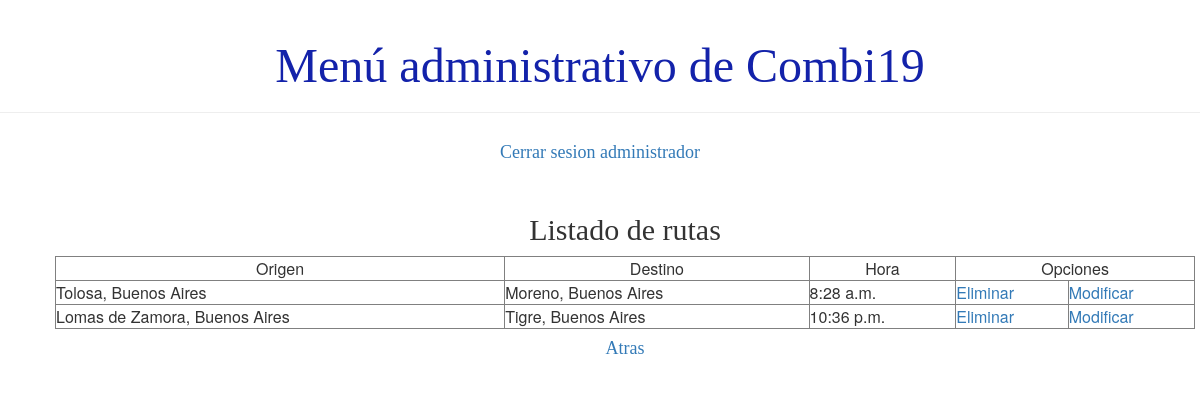
Page /usuario/listaRuta (signed in) on the earlier database version.
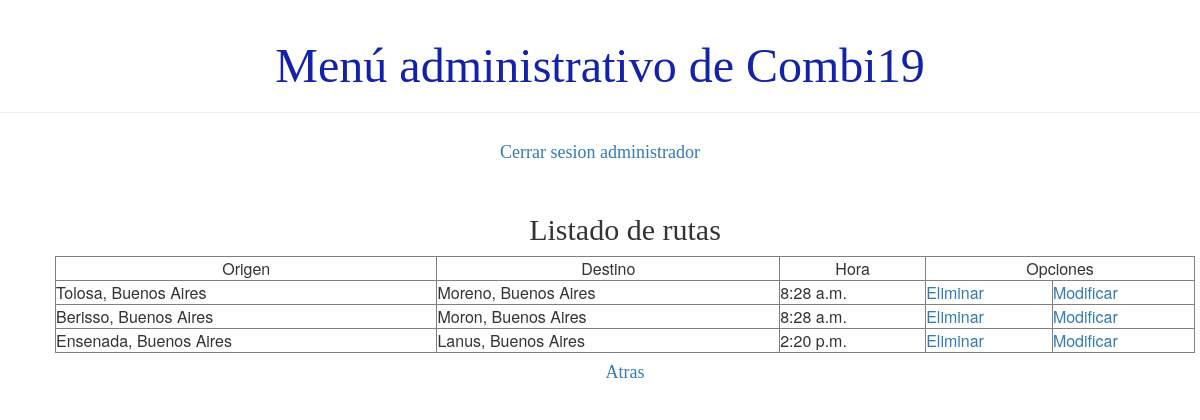
Same page on the later database version.
### demo1/models.py (models this page shows, shortened)
class Ruta(models.Model):
    combi = models.ForeignKey(Combi, on_delete=models.CASCADE)
    origen = models.ForeignKey(Lugar, on_delete=models.CASCADE, related_name='origen')
    destino = models.ForeignKey(Lugar, on_delete=models.CASCADE, related_name='destino')
    hora = models.TimeField()
    distancia = models.IntegerField()
    activo = models.BooleanField(default=True)

### demo1/views.py (the view)
# urls.py: path('usuario/listaRuta',views.listado_ruta ,name='listado_ruta'),
def listado_ruta(request):
    rutas=obtenerOrigenesDestino()
    paginator= Paginator(rutas, 10)
    cantidad=False if (paginator.count == 0) else True
    page_number = request.GET.get('page')
    page_obj = paginator.get_page(page_number)
    return render(request, 'demo1/listados/listado_ruta.html',{'page_obj':page_obj, 'cantidad':cantidad})

### demo1/views.py (called while the page is built)
def verficarRuta2(pk):
        viajes=Viaje.objects.filter(activo=True).values()
        ruta = Ruta.objects.filter(pk=pk).values()
        for v in viajes:
            if ruta[0]['id']==v['ruta_id'] and v['fecha']>=date.today():
                return False
        return True

def obtenerOrigenesDestino():
    rutas=Ruta.objects.filter(activo=True).values()
    lista=[]
    for r in rutas:
        h=verficarRuta2(int(r['id']))
        o=Lugar.objects.filter(id=r['origen_id']).values()
        d=Lugar.objects.filter(id=r['destino_id']).values()
        dic={'origen': o[0]['nombre_de_lugar']+', '+o[0]['provincia'], 'destino': d[0]['nombre_de_lugar']+', '+d[0]['provincia'], 'hora':r['hora'], 'pk':r['id'], 'sePuede':h }
        lista.append(dic)
    return lista

### demo1/templates/demo1/listados/listado_ruta.html (shortened to what this page needs)
{% extends 'demo1/base.html' %}
{% block content %}
<div class="card">
    <h2>Listado de rutas</h2>
</div>
    <div >
    <table class="tablalista" width=100% border="1">
        <tbody>
        {% if cantidad %}
            <tr>
                <td align="center">Origen</td>
                <td align="center">Destino</td>
                <td align="center">Hora</td>
                <td align="center" colspan="2">Opciones</td>
            </tr>
            {% for i in page_obj %}
                <tr>
                    <td>{{ i.origen  }}</td>
                    <td>{{ i.destino }}</td>
                    <td>{{ i.hora }}</td>
                    <td>
                        <a href="{% url 'eliminar_ruta' pk=i.pk%}">Eliminar</a></td>
                    <td>
                        <a href="{% url 'modificar_ruta' pk=i.pk%}">Modificar</a>
                    </td>
                </tr>
            {% endfor %}
        {% else %}
            <p>No se registro ninguna ruta</p>
        {% endif %}
    </tbody>
    </table>
    </div>
<div class="card"><h4><a href="{% url 'principal' %}">Atras</a></h4></div>
{% endblock %}

Differences in the rows shown:
added Ruta: hora "2:20 p.m."
Other differences:
new list line: "Berisso, Buenos Aires Moron, Buenos Aires Eliminar Modificar"
new list line: "8:28 a.m."
new list line: "Ensenada, Buenos Aires Lanus, Buenos Aires Eliminar Modificar"
list line gone: "Lomas de Zamora, Buenos Aires Tigre, Buenos Aires Eliminar Modificar"
list line gone: "10:36 p.m."
